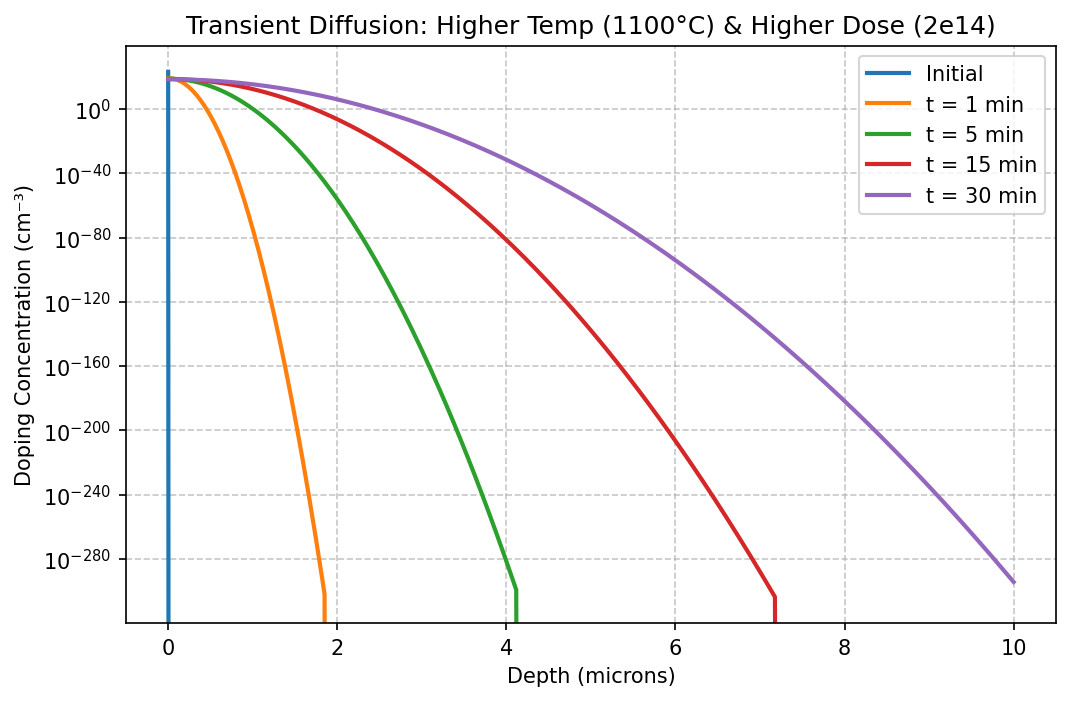

Reproduce this figure in Python.
import devsim
import numpy as np
import matplotlib
matplotlib.use('Agg')
import matplotlib.pyplot as plt

# Parameters
D0 = 10.5          # cm²/s, P in Si
Ea = 3.66          # eV
k = 8.617e-5       # eV/K
T = 1373           # 1100°C
D = D0 * np.exp(-Ea / (k * T))

times = [0, 60, 300, 900, 1800]
labels = [f't = {t//60} min' if t>0 else 'Initial' for t in times]
Q = 2e14           # higher dose

plt.figure(figsize=(8,5))

for t, label in zip(times, labels):
    mesh_name = f"mesh_t{t}"
    device_name = f"device_t{t}"
    
    devsim.create_1d_mesh(mesh=mesh_name)
    devsim.add_1d_mesh_line(mesh=mesh_name, pos=0.0, ps=1e-6, tag="surface")
    devsim.add_1d_mesh_line(mesh=mesh_name, pos=1e-3, ps=1e-5, tag="bottom")
    devsim.add_1d_contact(mesh=mesh_name, name="surface", tag="surface", material="metal")
    devsim.add_1d_contact(mesh=mesh_name, name="bottom", tag="bottom", material="metal")
    devsim.add_1d_region(mesh=mesh_name, material="Si", region="silicon", tag1="surface", tag2="bottom")
    devsim.finalize_mesh(mesh=mesh_name)
    devsim.create_device(mesh=mesh_name, device=device_name)
    
    if t == 0:
        sigma_sq = 2 * D * 1e-6
    else:
        sigma_sq = 2 * D * t
    amplitude = Q / np.sqrt(np.pi * sigma_sq)
    eqn = f"{amplitude:.6e} * exp( - (x * x) / {sigma_sq:.6e} )"
    devsim.node_model(device=device_name, region="silicon", name="NetDoping", equation=eqn)
    
    x_cm = devsim.get_node_model_values(device=device_name, region="silicon", name="x")
    doping = devsim.get_node_model_values(device=device_name, region="silicon", name="NetDoping")
    x_um = np.array(x_cm) * 1e4
    doping_arr = np.array(doping)
    plt.semilogy(x_um, doping_arr, linewidth=2, label=label)
    
    devsim.delete_device(device=device_name)
    devsim.delete_mesh(mesh=mesh_name)

plt.xlabel("Depth (microns)")
plt.ylabel("Doping Concentration (cm⁻³)")
plt.title("Transient Diffusion: Higher Temp (1100°C) & Higher Dose (2e14)")
plt.grid(True, which='both', linestyle='--', alpha=0.7)
plt.legend()
plt.savefig("transient_highT_highDose.png", dpi=150, bbox_inches='tight')
print("Saved: transient_highT_highDose.png")
